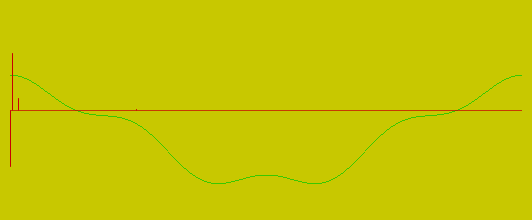
Frame 1 (no input)
Frame 60 (the mouse pressed at the canvas centre just before this capture): identical to frame 1, image omitted
Frame 120 (the mouse held since frame 60 and released just before this capture): identical to frame 1, image omitted

The Processing sketch that drew this single still picture (run headless with seeded random() and noise(); from frame 60 on, the mouse is pressed at the canvas centre):

// Processing sketch: fft_custom
// ── fft_custom.pde
// https://discourse.processing.org/t/fft-of-1d-array-of-1024-measurements/7901/2

// from https://stackoverflow.com/questions/3287518/reliable-and-fast-fft-in-java
// https://web.archive.org/web/20150922044939/http://www.wikijava.org/wiki/The_Fast_Fourier_Transform_in_Java_%28part_1%29
// kll note: that is the complex version, so need 2 input arrays, and the output as complex pairs..

//     rev 0.1 forum https://discourse.processing.org/t/fft-of-1d-array-of-1024-measurements/7901/5
//     rev 0.2 change from double to float
// kll, i have no idea what we loose?

/**
 * @author Orlando Selenu
 *
 */

//kll class FFTbase {
/**
 * The Fast Fourier Transform (generic version, with NO optimizations).
 *
 * @param inputReal
 *            an array of length n, the real part
 * @param inputImag
 *            an array of length n, the imaginary part
 * @param DIRECT
 *            TRUE = direct transform, FALSE = inverse transform
 * @return a new array of length 2n
 */
float[] fft(float[] inputReal, float[] inputImag, boolean DIRECT) {
  // - n is the dimension of the problem
  // - nu is its logarithm in base e
  int n = inputReal.length;

  // If n is a power of 2, then ld is an integer (_without_ decimals)
  float ld = log(n) / log(2.0);

  // Here I check if n is a power of 2. If exist decimals in ld, I quit
  // from the function returning null.
  if (((int) ld) - ld != 0) {
    System.out.println("The number of elements is not a power of 2.");
    return null;
  }

  // Declaration and initialization of the variables
  // ld should be an integer, actually, so I don't lose any information in
  // the cast
  int nu = (int) ld;
  int n2 = n / 2;
  int nu1 = nu - 1;
  float[] xReal = new float[n];
  float[] xImag = new float[n];
  float tReal, tImag, p, arg, c, s;

  // Here I check if I'm going to do the direct transform or the inverse
  // transform.
  float constant;
  if (DIRECT)
    constant = -2 * PI;
  else
    constant = 2 * PI;

  // I don't want to overwrite the input arrays, so here I copy them. This
  // choice adds \Theta(2n) to the complexity.
  for (int i = 0; i < n; i++) {
    xReal[i] = inputReal[i];
    xImag[i] = inputImag[i];
  }

  // First phase - calculation
  int k = 0;
  for (int l = 1; l <= nu; l++) {
    while (k < n) {
      for (int i = 1; i <= n2; i++) {
        p = bitreverseReference(k >> nu1, nu);
        // direct FFT or inverse FFT
        arg = constant * p / n;
        c = cos(arg);
        s = sin(arg);
        tReal = xReal[k + n2] * c + xImag[k + n2] * s;
        tImag = xImag[k + n2] * c - xReal[k + n2] * s;
        xReal[k + n2] = xReal[k] - tReal;
        xImag[k + n2] = xImag[k] - tImag;
        xReal[k] += tReal;
        xImag[k] += tImag;
        k++;
      }
      k += n2;
    }
    k = 0;
    nu1--;
    n2 /= 2;
  }

  // Second phase - recombination
  k = 0;
  int r;
  while (k < n) {
    r = bitreverseReference(k, nu);
    if (r > k) {
      tReal = xReal[k];
      tImag = xImag[k];
      xReal[k] = xReal[r];
      xImag[k] = xImag[r];
      xReal[r] = tReal;
      xImag[r] = tImag;
    }
    k++;
  }

  // Here I have to mix xReal and xImag to have an array (yes, it should
  // be possible to do this stuff in the earlier parts of the code, but
  // it's here to readibility).
  float[] newArray = new float[xReal.length * 2];
  float radice = 1 / sqrt(n);
  for (int i = 0; i < newArray.length; i += 2) {
    int i2 = i / 2;
    // I used Stephen Wolfram's Mathematica as a reference so I'm going
    // to normalize the output while I'm copying the elements.
    newArray[i] = xReal[i2] * radice;
    newArray[i + 1] = xImag[i2] * radice;
  }
  return newArray;
}

/**
 * The reference bitreverse function.
 */
int bitreverseReference(int j, int nu) {
  int j2;
  int j1 = j;
  int k = 0;
  for (int i = 1; i <= nu; i++) {
    j2 = j1 / 2;
    k = 2 * k + j1 - 2 * j2;
    j1 = j2;
  }
  return k;
}
//kll }  // kll disable class thing

// kll now we try to use that in our processing sketch

int zeroy = 110, welle=1, owelle=4, many = 512;
float[] signalr = new float[many];   //signal real
float[] signali = new float[many];   //signal imag // empty

float[] myfft  = new float[2*many];
float off = -0.25f;
float fftmul = 10.0;               // fft graph zoom

void make_signal() {
  float ang = welle*2*PI/many;
  for (int i=0; i<many; i++) signalr[i] = off + 0.5*cos(ang*i)+ 0.1*cos(owelle*ang*i);
}

void draw_signal() {
  stroke(0, 200, 0);
  for (int i=0; i<many; i++) point(10+i, zeroy - 100.0*signalr[i]);
  stroke(200, 0, 0);
  for (int i=0; i<many; i++) line(10 +i, zeroy, 10+i, zeroy - fftmul*myfft[i]);
}

void setup() {
  size(532, 220);
  make_signal();
  myfft = fft(signalr, signali, true);
  for (int i=0; i<10; i++) println("i "+i+" fft "+nf(myfft[i], 1, 1));
}

void draw() {
  background(200, 200, 0);
  draw_signal();
}
